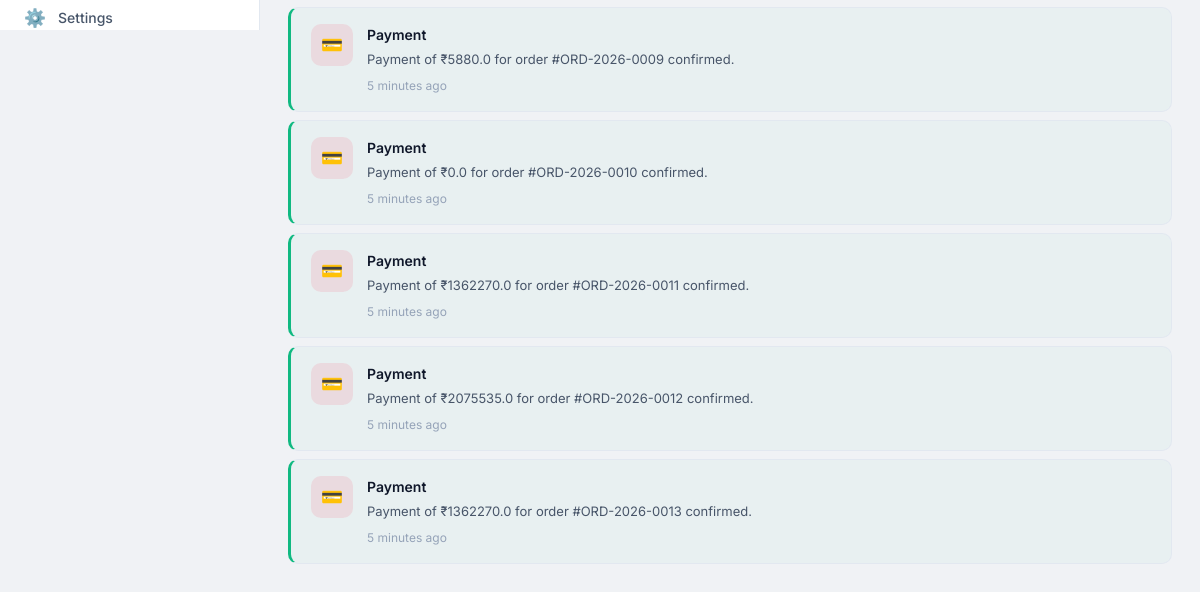
The app's page /buyer/notifications/ (signed in, lower part), older data.
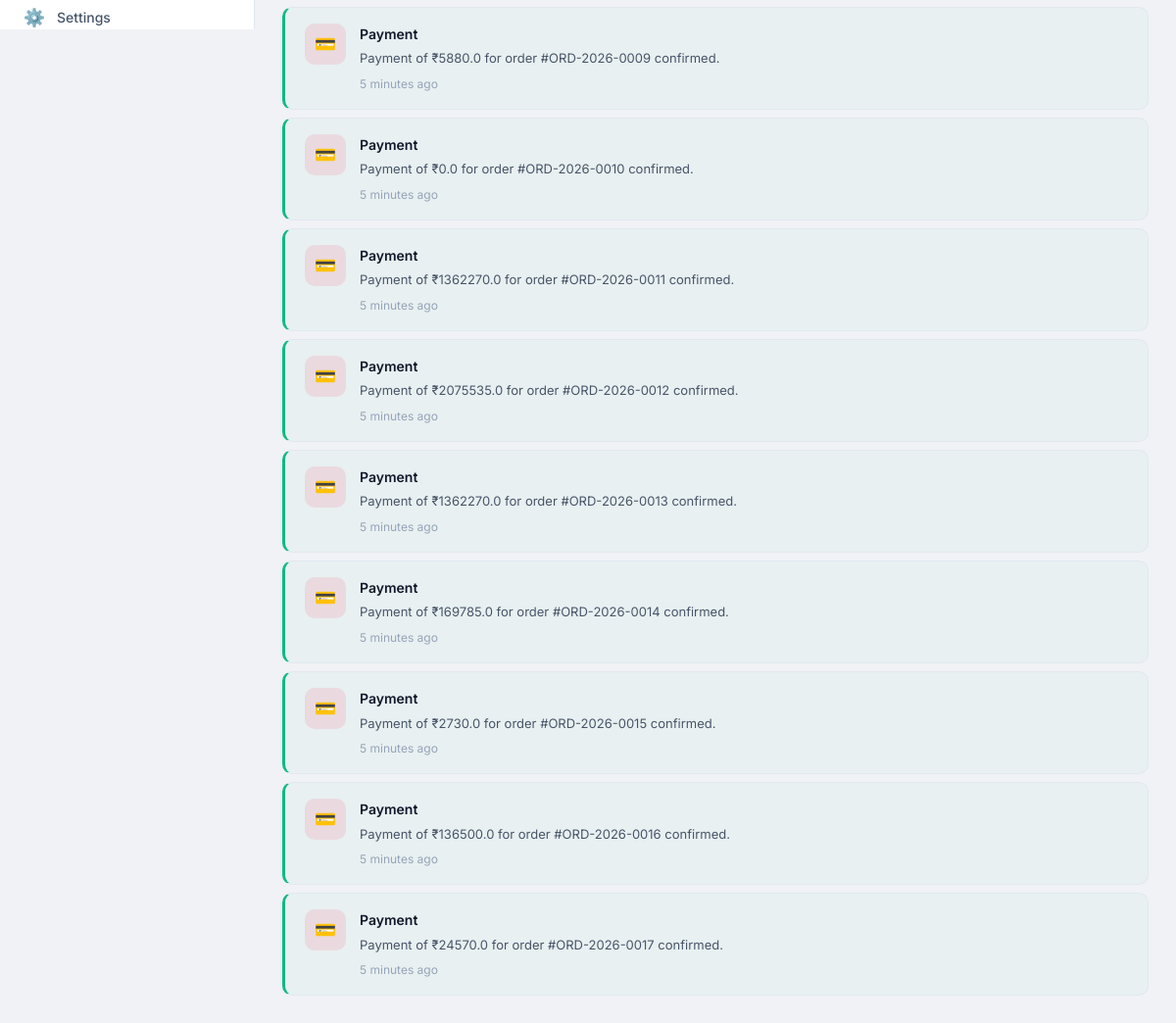
The same page, newer data.
### buyer/models.py (models this page shows, shortened)
class notifications(models.Model):
    NOTIFICATIONS_TYPES= (
        ("Order","Order"),
        ("Payment","Payment"),
        ("Bulk","Bulk"),
        ("Export","Export"),
        ("Kyc","Kyc"),
                            )
    user = models.ForeignKey(Buyer, on_delete=models.CASCADE, related_name='buyer')
    notification_type = models.CharField(max_length=20,choices=NOTIFICATIONS_TYPES)
    message = models.CharField(max_length=100,blank=True,null=True)
    is_readed = models.BooleanField(default=False)
    created_at = models.DateTimeField(auto_now_add=True)

### farmer/views.py (the view)
        def wrapper(request, *args, **kwargs):
            if "contact" in request.session:
                try:
                    user = User.objects.get(contact=request.session['contact'])
                    request.uid = user
                    if user.role not in allowed_roles:
                        messages.error(request, "Access Denied")
                        return redirect('login')
                    return view_function(request, *args, **kwargs)
                except User.DoesNotExist:
                    return redirect('login')
            return redirect('login')

### buyer/views.py (called while the page is built)
@check_login(['Buyer'])
def buyer_notifications(request):
    uid = request.uid
    buyr = Buyer.objects.get(user=uid)
    premium_type = premium_buyer.objects.get(user=buyr)
    all_notifications = notifications.objects.filter(user=buyr)
    context={'buyr':buyr,'all_notifications':all_notifications,'premium_type':premium_type,'buyr':buyr}
    return render(request, "buyer/notifications.html",context)

### farmer/views.py (called while the page is built)
def check_login(allowed_roles):
    def decorator(view_function):
        def wrapper(request, *args, **kwargs):
            if "contact" in request.session:
                try:
                    user = User.objects.get(contact=request.session['contact'])
                    request.uid = user
                    if user.role not in allowed_roles:
                        messages.error(request, "Access Denied")
                        return redirect('login')
                    return view_function(request, *args, **kwargs)
                except User.DoesNotExist:
                    return redirect('login')
            return redirect('login')
        return wrapper
    return decorator

### buyer/templates/buyer/notifications.html (shortened to what this page needs)
<!DOCTYPE html>
{% load static %}
<html lang="en" data-theme="light">
<head>
  <link rel="stylesheet" href="{% static 'buyer/css/style.css' %}">
  <link rel="stylesheet" href="{% static 'buyer/css/notifications.css' %}">
</head>
<body>
  <div class="app-layout">
    <aside class="sidebar">
      <nav class="sidebar-nav">
        <a href="{% url 'buyer_settings' %}" class="sidebar-item" data-tooltip="Settings"><span
            class="sidebar-item-icon">⚙️</span><span class="sidebar-item-text">Settings</span></a>
      </nav>
    </aside>
    <div class="main-wrapper">
      <main class="main-content">
        <div class="notification-list page-reveal">
          {%for notification in all_notifications%}
          {%if notification.is_readed%}
          <div class="notification-card read">
            {%else%}
            <div class="notification-card unread">
              {%endif%}
              {%if notification.notification_type == "Order"%}
              <div class="notif-icon green">📦</div>
              {%elif notification.notification_type == "Payment"%}
              <div class="notif-icon rose">💳</div>
              {%elif notification.notification_type == "Bulk"%}
              <div class="notif-icon purple">📋</div>
              {%elif notification.notification_type == "Export"%}
              <div class="notif-icon blue">🌍</div>
              {%elif notification.notification_type == "Kyc"%}
              <div class="notif-icon amber">👤</div>
              {%endif%}
              <div class="notif-content">
                <div class="notif-title">{{notification.notification_type}}</div>
                <div class="notif-text">{{notification.message}}</div>
                <div class="notif-time">5 minutes ago</div>
              </div>
            </div>
            {%endfor%}
          </div>
      </main>
    </div>
  </div>
</body>
</html>

### buyer/static/buyer/css/style.css (style rules this page uses)
:root { --primary-50: #ecfdf5; --primary-100: #d1fae5; --primary-200: #a7f3d0; --primary-300: #6ee7b7; --primary-400: #34d399; --primary-500: #10b981; --primary-600: #059669; --primary-700: #047857; --primary-800: #065f46; --primary-900: #064e3b; --gray-50: #f8fafc; --gray-100: #f1f5f9; --gray-200: #e2e8f0; --gray-300: #cbd5e1; --gray-400: #94a3b8; --gray-500: #64748b; --gray-600: #475569; --gray-700: #334155; --gray-800: #1e293b; --gray-900: #0f172a; --gray-950: #020617; --blue-500: #3b82f6; --blue-600: #2563eb; --amber-500: #f59e0b; --amber-600: #d97706; --red-500: #ef4444; --red-600: #dc2626; --green-500: #22c55e; --green-600: #16a34a; --purple-500: #8b5cf6; --purple-600: #7c3aed; --rose-500: #f43f5e; --rose-600: #e11d48; --cyan-500: #06b6d4; --cyan-600: #0891b2; --orange-500: #f97316; --orange-600: #ea580c; --bg-body: #f0f2f5; --bg-card: #ffffff; --bg-card-hover: #f8fafc; --bg-sidebar: #ffffff; --bg-navbar: rgba(255, 255, 255, 0.85); --bg-overlay: rgba(0, 0, 0, 0.5); --bg-input: #ffffff; --bg-code: #f1f5f9; --bg-tooltip: #1e293b; --bg-highlight: #ecfdf5; --text-primary: #0f172a; --text-secondary: #475569; --text-muted: #94a3b8; --text-inverse: #ffffff; --text-link: #059669; --border-color: #e2e8f0; --border-light: #f1f5f9; --shadow-sm: 0 1px 2px rgba(0, 0, 0, 0.05); --shadow-md: 0 4px 6px -1px rgba(0, 0, 0, 0.07), 0 2px 4px -1px rgba(0, 0, 0, 0.04); --shadow-lg: 0 10px 15px -3px rgba(0, 0, 0, 0.08), 0 4px 6px -2px rgba(0, 0, 0, 0.04); --shadow-xl: 0 20px 25px -5px rgba(0, 0, 0, 0.1), 0 10px 10px -5px rgba(0, 0, 0, 0.04); --shadow-glow: 0 0 20px rgba(16, 185, 129, 0.15); --sidebar-width: 260px; --sidebar-collapsed-width: 72px; --navbar-height: 68px; --radius-sm: 6px; --radius-md: 10px; --radius-lg: 16px; --radius-xl: 24px; --radius-full: 9999px; --font-family: 'Inter', -apple-system, BlinkMacSystemFont, 'Segoe UI', sans-serif; --font-mono: 'JetBrains Mono', 'Fira Code', monospace; --transition-fast: 0.15s ease; --transition-base: 0.25s ease; --transition-slow: 0.4s cubic-bezier(0.4, 0, 0.2, 1); --transition-spring: 0.5s cubic-bezier(0.34, 1.56, 0.64, 1); --z-sidebar: 100; --z-navbar: 90; --z-overlay: 200; --z-modal: 300; --z-dropdown: 250; --z-tooltip: 400; --card-border: 1px solid var(--border-color); --card-shadow: var(--shadow-sm); --card-hover-shadow: var(--shadow-lg); --badge-pending-bg: #fef3c7; --badge-pending-color: #92400e; --badge-approved-bg: #d1fae5; --badge-approved-color: #065f46; --badge-rejected-bg: #fee2e2; --badge-rejected-color: #991b1b; --badge-active-bg: #dbeafe; --badge-active-color: #1e40af; }
*, *::before, *::after { margin: 0; padding: 0; box-sizing: border-box; }
html { scroll-behavior: smooth; font-size: 16px; }
body { font-family: var(--font-family); background-color: var(--bg-body); color: var(--text-primary); line-height: 1.6; overflow-x: hidden; -webkit-font-smoothing: antialiased; -moz-osx-font-smoothing: grayscale; transition: background-color var(--transition-base), color var(--transition-base); }
a { text-decoration: none; color: inherit; }
.app-layout { display: flex; min-height: 100vh; }
.main-wrapper { flex: 1; margin-left: var(--sidebar-width); transition: margin-left var(--transition-slow); min-height: 100vh; }
.main-content { padding: calc(var(--navbar-height) + 24px) 28px 40px; max-width: 1440px; margin: 0 auto; }
.sidebar { position: fixed; top: 0; left: 0; width: var(--sidebar-width); height: 100vh; background: var(--bg-sidebar); border-right: var(--card-border); z-index: var(--z-sidebar); overflow-y: auto; overflow-x: hidden; transition: width var(--transition-slow), background-color var(--transition-base); backdrop-filter: blur(20px); -webkit-backdrop-filter: blur(20px); }
.sidebar-nav { padding: 12px 10px; }
.sidebar-item { display: flex; align-items: center; gap: 12px; padding: 10px 14px; border-radius: var(--radius-md); color: var(--text-secondary); font-size: 0.875rem; font-weight: 500; transition: all var(--transition-base); position: relative; white-space: nowrap; overflow: hidden; margin-bottom: 2px; cursor: pointer; }
.sidebar-item-icon { width: 22px; height: 22px; display: flex; align-items: center; justify-content: center; flex-shrink: 0; font-size: 1.1rem; }
.sidebar-item-text { overflow: hidden; transition: opacity var(--transition-base); }
.page-reveal { animation: fadeInUp 0.6s ease both; }

Row changes from the older to the newer data that the page shows:
added notifications: notification_type "Payment", message "Payment of ₹169785.0 for order #ORD-2026-0014 confirmed."
added notifications: notification_type "Payment", message "Payment of ₹2730.0 for order #ORD-2026-0015 confirmed."
added notifications: notification_type "Payment", message "Payment of ₹136500.0 for order #ORD-2026-0016 confirmed."
added notifications: notification_type "Payment", message "Payment of ₹24570.0 for order #ORD-2026-0017 confirmed."
